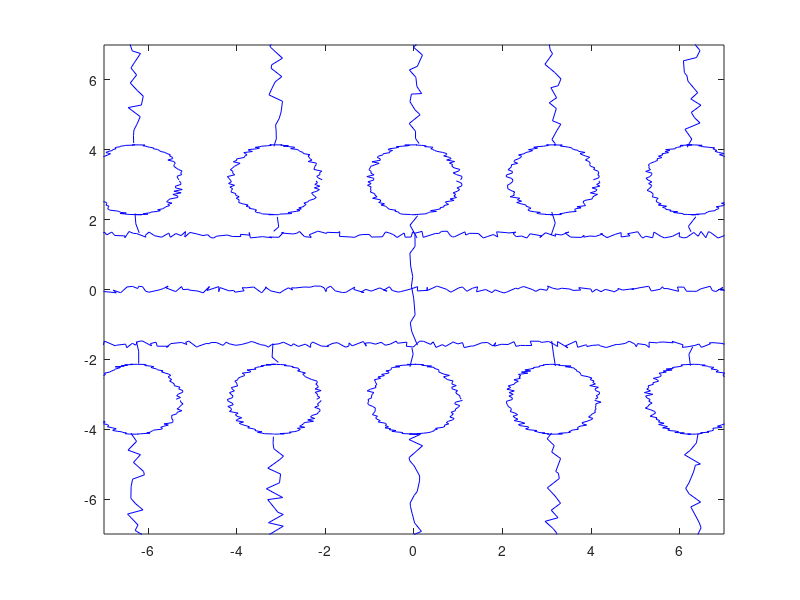

Reproduce this figure in MATLAB.
% figure
% plot([0 0],[-pi/2,pi/2], 'b')
% hold on
% axis((7/6)*[-6 6 -6 6])
% 
% plot([0 20],[pi/2,pi/2], 'b')
% plot([0 20],[-pi/2,-pi/2], 'b')
% plot([0 -20],[pi/2,pi/2],'b')
% plot([0 -20],[-pi/2,-pi/2],'b')
% 
% x=[0:1/50:2*pi];
% for j=-4:1:4            
% plot(j*pi*ones(1,length(x))+real(exp(i*x)),pi*ones(1,length(x))+imag(exp(i*x)),'b')
% 
% plot(j*pi*ones(1,length(x))+real(exp(i*x)),-pi*ones(1,length(x))+imag(exp(i*x)),'b')
% 
% plot([j*pi,j*pi],[pi/2,pi-1],'b')   
% 
% plot([j*pi,j*pi],-1*[pi/2,pi-1],'b')   
% 
% plot([j*pi,j*pi],[pi+1,10],'b')   
% 
% plot([j*pi,j*pi],-1*[pi+1,10],'b')   
% 
% end
% 
% 
% 
% 
% hold off
% 
% 



%distorted:
figure
y=[-pi/2:(pi/2+pi/2)/10:pi/2];
y=y+(1/10)*(2*rand(1,length(y))-ones(1,length(y)));
x=zeros(1,length(y));
x=x+(1/10)*(2*rand(1,length(x))-ones(1,length(x)));
plot(x,y,'b')
%plot([0 0],[-pi/2,pi/2], 'b')
hold on



%plot([0 20],[pi/2,pi/2], 'b')

x=[-20:1/10:20];
x=x+(1/10)*(2*rand(1,length(x))-ones(1,length(x)));
y=zeros(1,length(x));
y=y+(1/10)*(2*rand(1,length(y))-ones(1,length(y)));
plot(x,y,'b')

x=[-20:1/10:20];
x=x+(1/10)*(2*rand(1,length(x))-ones(1,length(x)));
y=zeros(1,length(x));
y=y+(1/10)*(2*rand(1,length(y))-ones(1,length(y)))+pi/2*ones(1,length(y));
plot(x,y,'b')

x=[-20:1/10:20];
x=x+(1/10)*(2*rand(1,length(x))-ones(1,length(x)));
y=zeros(1,length(x));
y=y+(1/10)*(2*rand(1,length(y))-ones(1,length(y)))-pi/2*ones(1,length(y));
plot(x,y,'b')



for j=-4:1:4            
x=[0:1/20:2*pi];    
plot(j*pi*ones(1,length(x))+1/10*(2*rand(1,length(x))-ones(1,length(x)))+real(exp(i*x)),...
    pi*ones(1,length(x))+imag(exp(i*x)),'b')

plot(j*pi*ones(1,length(x))+1/10*(2*rand(1,length(x))-ones(1,length(x)))+real(exp(i*x)),...
    -pi*ones(1,length(x))+imag(exp(i*x)),'b')


%plot([j*pi,j*pi],[pi/2,pi-1],'b')   

y=[pi/2:((pi-1)-pi/2)/2:pi-1];
y=y+(1/10)*(2*rand(1,length(y))-ones(1,length(y)));
x=zeros(1,length(y));
x=x+(1/10)*(2*rand(1,length(y))-ones(1,length(y)))+j*pi*ones(1,length(y));
plot(x,y,'b')

y=[-(pi-1):((pi-1)-pi/2)/2:-pi/2];
y=y+(1/10)*(2*rand(1,length(y))-ones(1,length(y)));
x=zeros(1,length(y));
x=x+(1/10)*(2*rand(1,length(y))-ones(1,length(y)))+j*pi*ones(1,length(y));
plot(x,y,'b')


y=[pi+1:(10-(pi+1))/30:10];
y=y+(1/10)*(2*rand(1,length(y))-ones(1,length(y)));
x=zeros(1,length(y));
x=x+(1/5)*(2*rand(1,length(y))-ones(1,length(y)))+j*pi*ones(1,length(y));
plot(x,y,'b')


y=[-10:(10-(pi+1))/30:-(pi+1)];
y=y+(1/10)*(2*rand(1,length(y))-ones(1,length(y)));
x=zeros(1,length(y));
x=x+(1/5)*(2*rand(1,length(y))-ones(1,length(y)))+j*pi*ones(1,length(y));
plot(x,y,'b')

axis((7/6)*[-6 6 -6 6])
end

hold off


